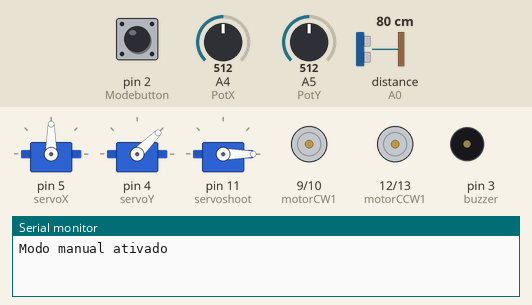
This sketch was run on a simulated Arduino Uno, built with avr-gcc and run on an emulated ATmega328P. Parts: 3 × servo, motor-driver pin pairs drawn as motors (green arrow = first pin HIGH = forward, orange = second pin HIGH = backward, longer = more drive), buzzer (waves = sounding, pin HIGH), the last lines printed to the serial monitor. The inputs (shaded band) are chosen by the test bench; at power-on: pin 2 (Modebutton) HIGH, distance to the obstacle (sensor on A0) 80 cm, A4 (PotX) = 512, A5 (PotY) = 512. The echo pulse lasts 58.3 µs per cm; pins used as bus, display or sensor lines are not drawn.

Above: at 1.8 s.
1.9 s: pin 2 (Modebutton) pulled LOW for 0.15 s
At 3.2 s:
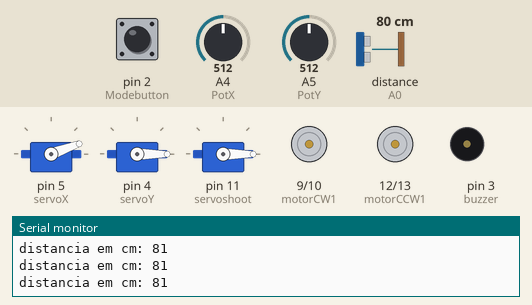
At 3.84 s:
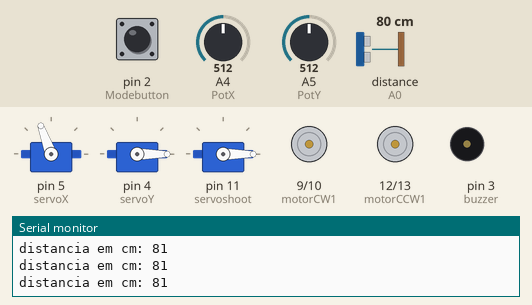
5.0 s: distance to the obstacle (sensor on A0) set to 250 cm
8.0 s: distance to the obstacle (sensor on A0) set to 87 cm
11.0 s: distance to the obstacle (sensor on A0) set to 203 cm
14.0 s: distance to the obstacle (sensor on A0) set to 2 cm
At 14.6 s:
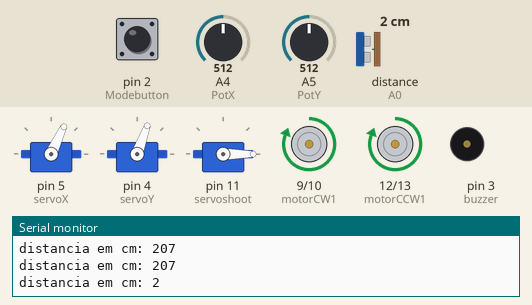
17.0 s: distance to the obstacle (sensor on A0) set to 73 cm
20.0 s: distance to the obstacle (sensor on A0) set to 81 cm
At 21.0 s:
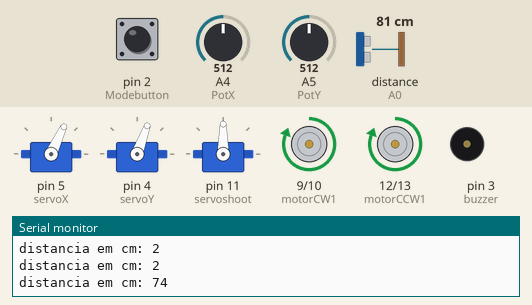
Timing chart, 0 to 25.9 s (numbered marks = the images above; inputs shaded):
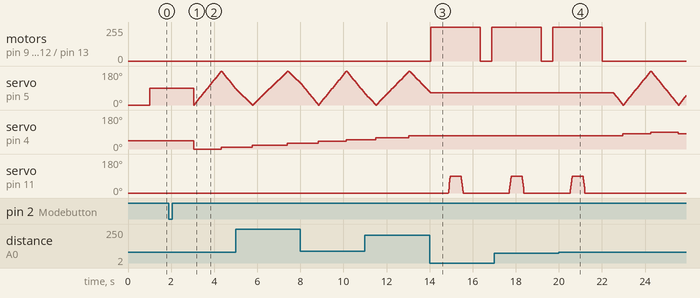

The sketch:

turret.ino
```cpp
//Esse é o código Original usado quando havia todas as peças funcinoais(como foi dito no relatório, algumas peças queimaram)
//O código usado para a demonstração é uma variante deste, com algumas breves modificações

//incluindo bibliotecas
#include <Servo.h>

// Botões
#define Shootbutton 0
#define Modebutton 2

// Buzzer
#define buzzer 3

// Servos
Servo servoY; // pino 4
Servo servoX; // pino 5
Servo servoshoot; // pino 11

// CC motores
#define motorCW1 9
#define motorCW2 10
#define motorCCW1 12
#define motorCCW2 13

// Potênciometros
#define PotX A4
#define PotY A5

// Sensor Ultrassônico
#define echoPin A0
#define trigPin A1
long duracao;
long distancia_cm=0;
int minimumRange=5; //tempo de resposta do sensor
int maximumRange=200;

// Contadores auxiliares
int contador_modo=1;
int cont1=0;
int cont2=0;
int municao=12; //quantidade de dardos no cartucho

// Definindo variáveis auxiliares dos servos motores
int eixoX = 0;
int eixoY = 0;
int velocidadeX = 5;
int velocidadeY = 10;

void setup(){
	Serial.begin(9600);

  	servoX.attach(5); servoX.write(0);   // posição inicial eixo X
    servoY.attach(4); servoY.write(45);  // posição inicial eixo Y
  	servoshoot.attach(11); servoshoot.write(0); // servo do disparo zerado

  	pinMode(trigPin, OUTPUT); // define o pino trigger como saída
  	pinMode(echoPin, INPUT);  // define o pino echo como entrada

  	pinMode(motorCW1,OUTPUT); // motor horário 1
  	pinMode(motorCW2,OUTPUT); // motor horário 2
  	pinMode(motorCCW1,OUTPUT); // motor anti-horário 1
  	pinMode(motorCCW2,OUTPUT); // motor anti-horário 2

  	pinMode(Shootbutton,INPUT_PULLUP); // botão de disparo
  	pinMode(Modebutton,INPUT_PULLUP);  // botão de troca de modo

  	pinMode(buzzer, OUTPUT); // buzzer

  	pinMode(PotX, INPUT); // potenciômetro X
  	pinMode(PotY, INPUT); // potenciômetro Y
}

void loop(){
  	// Verificação dos modos
  	if(contador_modo==1){
     	Serial.println("Modo manual ativado");
  		delay(1000);
      	while(contador_modo==1){
        	modo_manual();
        }
    }
  	else if(contador_modo==2){
      	Serial.println("Modo automatico ativado");
  		delay(1000);
      	while(contador_modo==2){
    		modo_automatico();

      	}
   	}
}
// Modo automático
void modo_automatico(){
  	int distancia = lerSonar(); // lê distância do sonar
   	Serial.print("distancia em cm: ");
   	Serial.println(distancia);

  	// Dispara enquanto alvo está próximo
  	while (distancia < 80){
  		disparo();
    	distancia = lerSonar();
    	Serial.print("distancia em cm: ");
   	    Serial.println(distancia);
    	delay(500);
  	}

  	// Varredura automática do servo
  	servoX.write(eixoX);
  	servoY.write(eixoY);
  	eixoX+=velocidadeX;
  	if (eixoX >= 180 || eixoX <= 0){
  		velocidadeX = -velocidadeX;
    	eixoY+=velocidadeY;
    	if (eixoY >= 90 || eixoY <= 0){
    		velocidadeY = -velocidadeY;
    	}
  	}

	// Troca o modo
	if(digitalRead(Modebutton)==LOW){
    	pressionar_botao_modo();
  	}
}

// Modo manual
void modo_manual(){
  	// leitura dos potenciômetros
  	int valY = analogRead(PotY);
    int valX = analogRead(PotX);
    valY = map(valY, 0, 1023, 0, 90);
    valX = map(valX, 0, 1023, 0, 180);
    servoY.write(valY);
    servoX.write(valX);
    delay(5);

  	// Verifica se estar no limite dos servo
    if (valY == 90 || valY == 0){cont1++;}
  	else{cont1 = 0;}
    if (valX == 180 || valX == 0){cont2++;}
 	else{cont2 = 0;}
  	if (cont1 == 1 || cont2 == 1){apito();}

  	// Botão de disparo
  	if(digitalRead(Shootbutton)==LOW){
    	disparo();
    	delay(100);
  	}

  	// Botão de troca de modo
  	if(digitalRead(Modebutton)==LOW){
    	pressionar_botao_modo();
  	}
}

// Disparo
void disparo(){
  	int pos;

	// liga os motores
	digitalWrite(motorCW1, 1);
	digitalWrite(motorCW2, 0);
  	digitalWrite(motorCCW1,1);
	digitalWrite(motorCCW2,0);

	delay(800);

  	// Movimento do servo de disparo
	for(pos = 0; pos <=90; pos++){
  		servoshoot.write(pos);
  		delay(1);
  	}
  	delay(500);
  	for(pos = 90; pos >= 0; pos--){
    	servoshoot.write(pos);
  		delay(1);
  	}
  	delay(800);

  	// Desliga os motores
  	digitalWrite(motorCW1, 0);
	digitalWrite(motorCW2, 0);
  	digitalWrite(motorCCW1,0);
	digitalWrite(motorCCW2,0);

  	// Diminui uma munição no pente
  	municao--;
  	if (municao==0){
		sem_municao(); // alerta sem munição
    }
}

void sem_municao(){
  while(municao==0){
  	apito_sem_municao(); // apito repetitivo
  	if (digitalRead(Shootbutton)==LOW){municao=8;} // recarrega
  	delay(1000);
  }
}

// Verificação do Sensor Ultrassônico
int lerSonar(){
   digitalWrite(trigPin,LOW); // não envia som
   delayMicroseconds(2);
   digitalWrite(trigPin,HIGH); // envia pulso
   delayMicroseconds(10);
   digitalWrite(trigPin,LOW); // aguarda retorno
   duracao = pulseIn(echoPin,HIGH); // tempo do eco
   distancia_cm = duracao/57; // converte para cm
   delay(30);
   return distancia_cm; // retorna distância
}

// Apito do limite dos servos
void apito(){
    tone(buzzer, 1500);
    delay(200);
    noTone(buzzer);
  	delay(50);
}

// Apito alvo detectado
void apito_alvo_encontrado(){
	for(int i=0;i<2;i++){
      apito();
      delay(50);
    }
}

// Apito sem munição
void apito_sem_municao(){
	for(int i=0;i<4;i++){
      apito();
      delay(250);
    }
}

// Função troca o modo
void pressionar_botao_modo(){
  	contador_modo++;
    if(contador_modo==3){contador_modo=1;} // volta para o 1º modo
    delay(100);
}
```

Measured:
- the behaviour switches between 78 and 79 cm on distance to the obstacle (sensor on A0) (found by bisection; images 3 and 4)
- after the input at 1.9 s, servo on pin 4 (servoY): 45° → 0° after 1.1 s, → 10° 1.3 s later
- after the input at 14.0 s, motor on pin 9 (motorCW1) / pin 10 (motorCW2), motor on pin 12 (motorCCW1) / pin 13 (motorCCW2): stopped → forward 255/255 after 0.06 s, → stopped 2.3 s later, → forward 255/255 0.53 s later
- after the input at 20.0 s, motor on pin 9 (motorCW1) / pin 10 (motorCW2), motor on pin 12 (motorCCW1) / pin 13 (motorCCW2): goes on until 22.0 s, then stays stopped; servo on pin 4 (servoY): 70° → 80° after 3.0 s, → 90° 1.3 s later, → 80° 1.3 s later; servo on pin 11 (servoshoot): goes on until 21.2 s, then stays 0°
